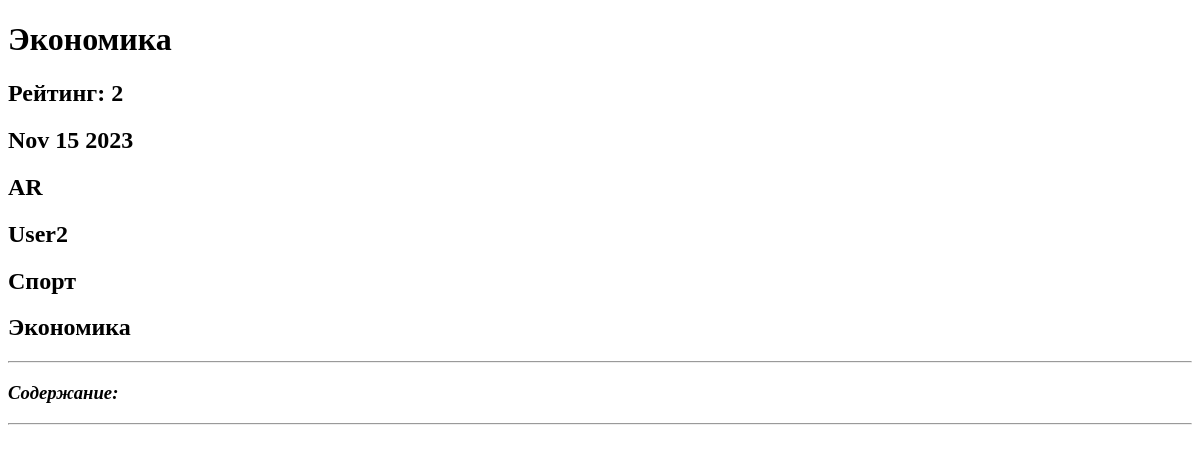
The app's page /news/2/, older data.
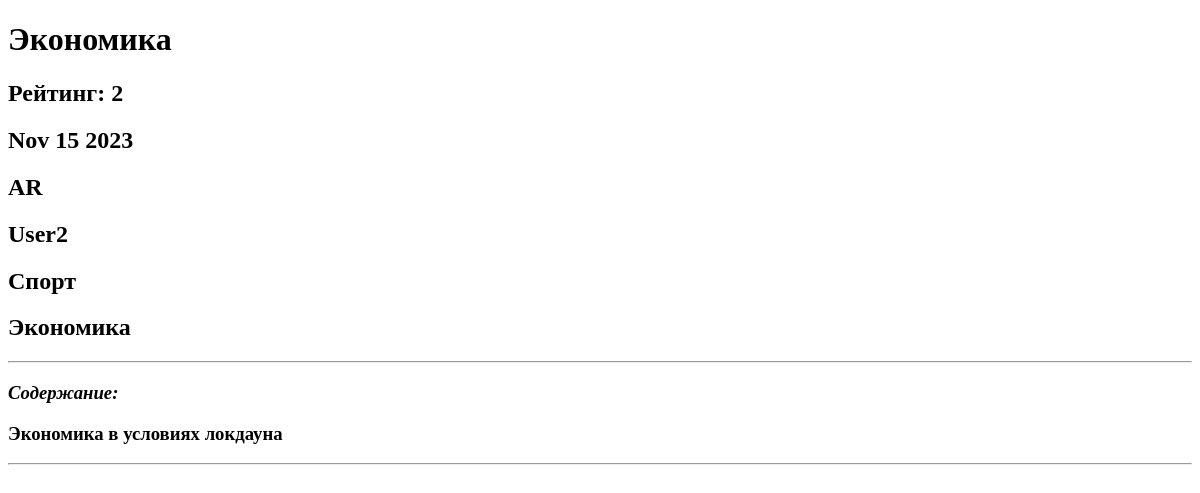
The same page, newer data.
### news/models.py (models this page shows, shortened)
class Post(models.Model):
    author = models.ForeignKey(User, default=1, on_delete=models.SET_DEFAULT, verbose_name=pgettext_lazy('Author', 'Author'))
    type = models.CharField(max_length=7, choices=TYPE, verbose_name=pgettext_lazy('Type', 'Type'))
    time_in = models.DateTimeField(auto_now_add=True, verbose_name=pgettext_lazy('Time_in', 'Time_in'))
    category = models.ManyToManyField(Category, through='PostCategory', verbose_name=pgettext_lazy('Category', 'Category'))
    title = models.CharField(max_length=255, verbose_name=pgettext_lazy('Title', 'Title'))
    text = models.TextField(verbose_name=pgettext_lazy('Text', 'Text'))
    rating = models.IntegerField(default=0, verbose_name=pgettext_lazy('Rating', 'Rating'))

### news/views.py (the view)
# urls.py: path('<int:pk>/', PostDetailView.as_view(), name='post_detail'),
class PostDetailView(DetailView):
    model = Post
    template_name = 'flatpages/posts/some_news.html'
    context_object_name = 'some_news'

### news/models.py (called while the page is built)
    def __str__(self):
        return f'{self.name.title()}'

### templates/flatpages/posts/some_news.html (shortened to what this page needs)
{% extends 'flatpages/default.html' %}
{% block content %}
<h1><b> {{ some_news.title}} </b></h1>
<h2> Рейтинг: {{some_news.rating}} </h2>
<h2>{{ some_news.time_in|date:'M d Y' }}</h2>
<h2>{{ some_news.type }}</h2>
<h2>{{ some_news.author }}</h2>
{% for cat in some_news.category.all %}
<h2>{{ cat }}</a></h2>
{% endfor %}
<hr>
<h3><em> Содержание: </em></h3>
<h3><p align="left"> {{ some_news.text }} </p></h3>
<hr>
{% endblock content %}

Row changes from the older to the newer data that the page shows:
changed Post "Экономика": text (not shown) → "Экономика в условиях локдауна"
